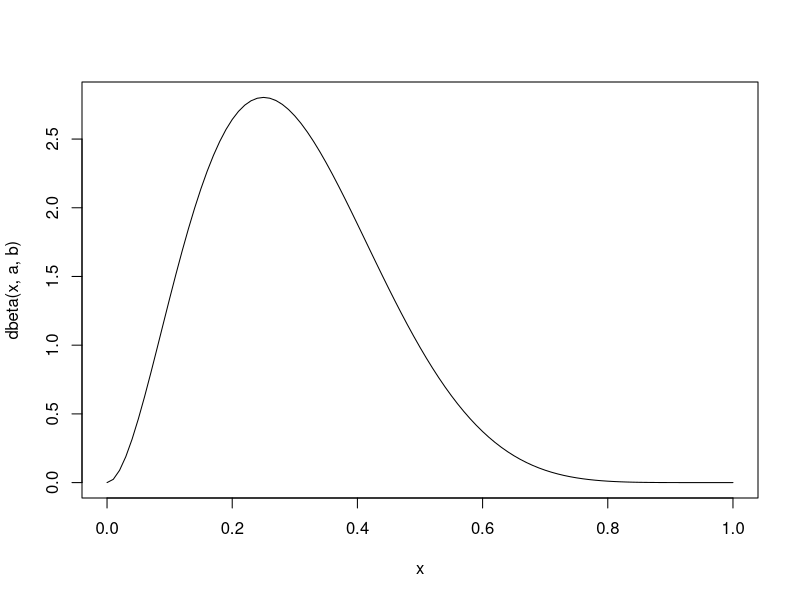
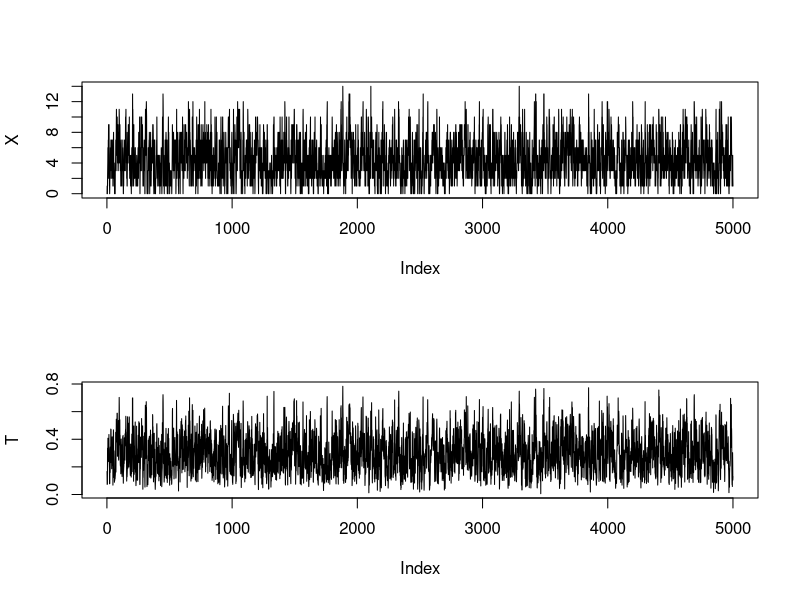
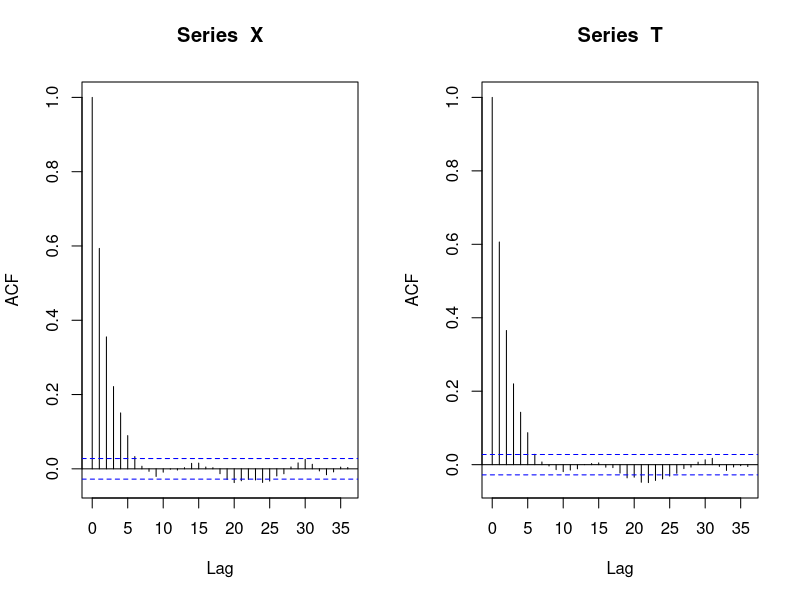
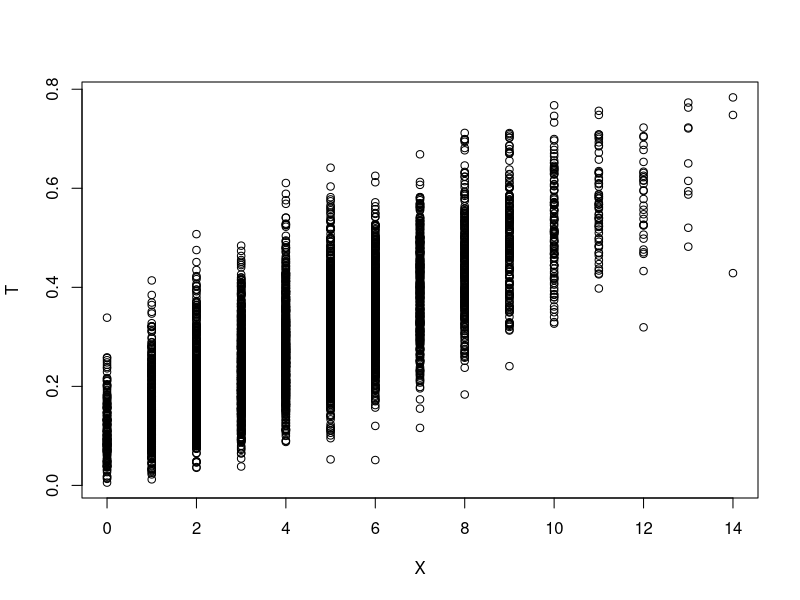
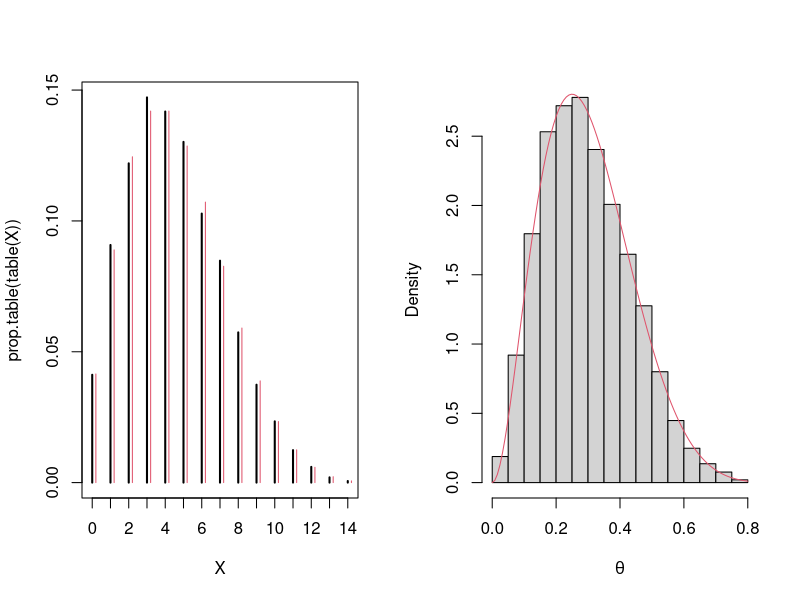
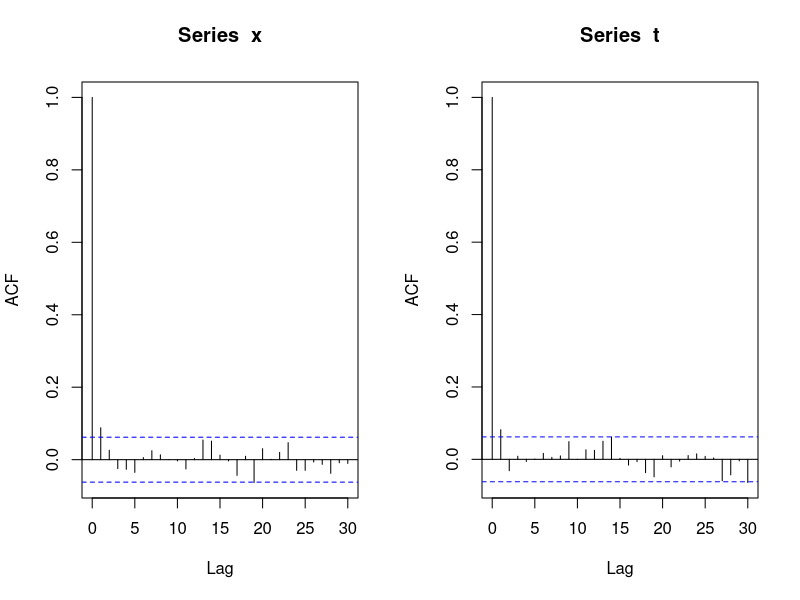
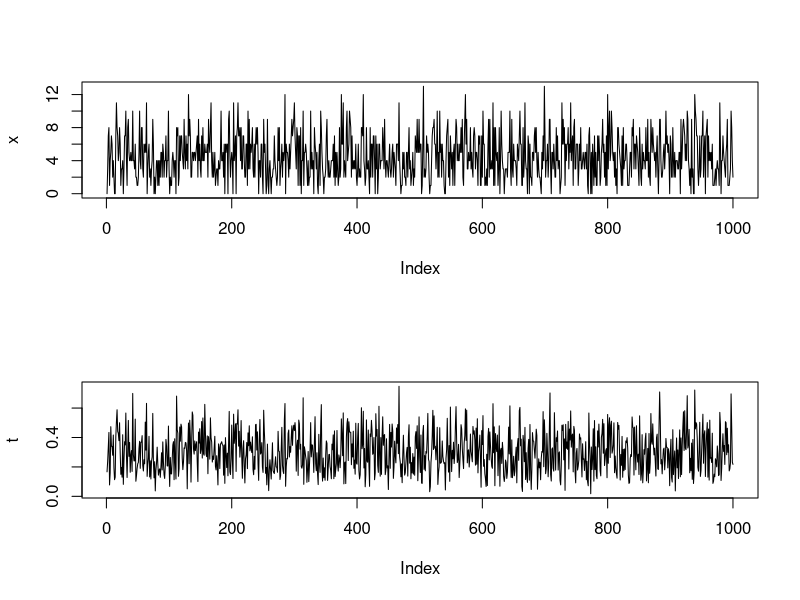
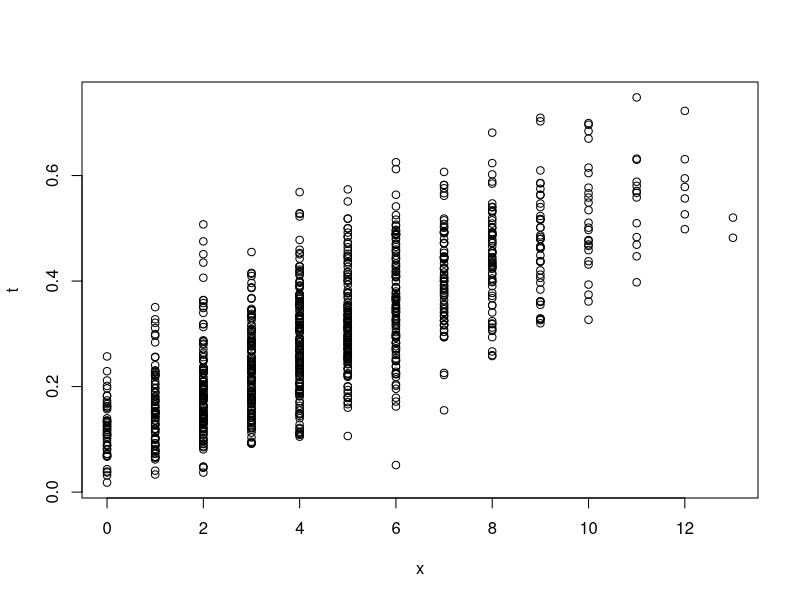

Source code (R) for these figures, in order: (Note: this script raises an error after producing the figures.)
##======================================================================
## Exemplo 7.2 do Casella e Robert - Beta-binomial
## X | theta ~ Bin(mu, theta)
## theta ~ Beta(a, b)

## Condicionais são
## X | theta ~ Bin(mu, theta)
## theta | X ~ Beta(x + a, n - x + b)

## Define constantes
N <- 5000
## Burnin
burn <- 1000
## Vetores para armazenar as amostras
T <- numeric(N)
X <- numeric(N)

## Aqui da para testar varios valores para ver o impacto da priori
a <- 3
b <- 7
curve(dbeta(x, a, b), from = 0, to = 1)

## Define valores
n <- 15
## Valores iniciais
T[1] <- rbeta(1, a, b)
X[1] <- rbinom(1, n, T[1])

## Amostrador de Gibbs
for (i in 2:N) {
    X[i] <- rbinom(1, n, T[i - 1])
    T[i] <- rbeta(1, X[i] + a, n - X[i] + b)
}

## Cadeias (mude os valores iniciais para ver convergencia)
par(mfrow = c(2, 1))
plot(X, type = "l")
plot(T, type = "l")
par(mfrow = c(1, 2))

## Correlacao entre os valores
acf(X)
acf(T)
par(mfrow = c(1, 1))
## Conjunta
plot(X, T)

## Integrando a conjunta em relação a theta, chega na marginal de X, que
## é uma Beta-Binomial
betabinom <- function(x, a, b, n) {
    choose(n, x) * (gamma(a + b)/(gamma(a) * gamma(b))) *
        ((gamma(x + a) * gamma(n - x + b))/
        gamma(a + b + n))
}

## Compara amostra com distribuicoes teoricas
par(mfrow = c(1, 2))
## A Beta-binomial é uma distribuição discreta
plot(prop.table(table(X)), type = "h")
points((0:14) + 0.2,
       betabinom(x = 0:14, a = a, b = b, n = n), type = "h", col = 2)
hist(T, freq = FALSE, main = "", xlab = expression(theta))
curve(dbeta(x, a, b), add = TRUE, col = 2)
par(mfrow = c(1, 1))

## Fazendo o thinning
x <- X[seq(1, length(X), 5)]
t <- T[seq(1, length(T), 5)]

## Correlacao entre os valores
par(mfrow = c(1, 2))
acf(x)
acf(t)
par(mfrow = c(2, 1))

## Cadeias (mude os valores iniciais para ver convergencia)
par(mfrow = c(2, 1))
plot(x, type = "l")
plot(t, type = "l")
par(mfrow = c(1, 1))

## Conjunta
plot(x, t)

## Compara amostra com distribuicoes teoricas
par(mfrow = c(1, 2))
## A Beta-binomial é uma distribuição discreta
plot(prop.table(table(x)), type = "h")
points((0:14) + 0.2,
       betabinom(x = 0:14, a = a, b = b, n = n), type = "h", col = 2)
hist(t, freq = FALSE, main = "", xlab = expression(theta))
curve(dbeta(x, a, b), add = TRUE, col = 2)
par(mfrow = c(1, 1))
##======================================================================

##======================================================================
## Exemplo de Rizzo, pg. 320
## Example 11.10 (Gibbs sampler: Bivariate distribution)

## Define constantes
N <- 5000
## Burnin
burn <- 1000
## Matriz para armazenar as amostras
X <- matrix(0, N, 2)

## Define parametros da Normal bivariada
rho <- -.75
mu1 <- 0
mu2 <- 2
sigma1 <- 1
sigma2 <- .5
s1 <- sqrt(1-rho^2)*sigma1
s2 <- sqrt(1-rho^2)*sigma2

## Gera a cadeia

## Valores iniciais
X[1, ] <- c(mu1, mu2)

for (i in 2:N) {
    x2 <- X[i-1, 2]
    m1 <- mu1 + rho * (x2 - mu2) * sigma1/sigma2
    X[i, 1] <- rnorm(1, m1, s1)
    x1 <- X[i, 1]
    m2 <- mu2 + rho * (x1 - mu1) * sigma2/sigma1
    X[i, 2] <- rnorm(1, m2, s2)
}

## Cadeias (mude os valores iniciais para ver convergencia)
matplot(X, type = "l")
## Correlacao entre os valores
acf(X[,1])
acf(X[,2])
## Conjunta
plot(X, main = "", xlab = bquote(X[1]),
     ylab = bquote(X[2]), ylim = range(X[, 2]))

## Descarta os primeiros 1000 valores
b <- burn + 1
x <- X[b:N, ]

matplot(x, type = "l")
## Nao elimina o problema de autocorrelacao
acf(x[,1])
acf(x[,2])
## Conjunta
plot(x, main = "", xlab = bquote(X[1]),
     ylab = bquote(X[2]), ylim = range(x[, 2]))

## Compara estatisticas
colMeans(x)
cov(x)
cor(x)
##======================================================================

##======================================================================
## Exemplo 3.4
## Y ~ N(mu, sigma^2)   com tau = sigma^{-2}
## mu ~ N(0, s^2)       com tau_0 = s^{-2}
## tau ~ Gama(a,b)

## Condicionais são
## mu | tau ~ N(m, C)
## tau | mu ~ Gama(a + n/2, b + 1/2 sum((y_i - mu)^2))
## Onde:
## m = C\bar{y}
## C = 1/(n\tau + tau_0)

## Define constantes
N <- 5000
## Burnin
burn <- 1000
## Matriz para armazenar as amostras
X <- matrix(0, N, 2)

## Simula valores
set.seed(2)
y <- rnorm(30, 0, 1)
mean(y)
var(y)

## Define parametros
ybar <- mean(y)
n <- length(y)
tau0 <- 1
## Aqui da para testar varios valores para ver o impacto da priori
a <- 2
b <- 2
curve(dgamma(x, a, b), from = 0, to = 5)

## Gera a cadeia

## Valores iniciais
X[1, ] <- c(0, 1)
for (i in 2:N) {
    tau.iter <- X[i - 1, 2]
    C <- 1/(n * tau.iter + tau0)
    m <- C * ybar
    X[i, 1] <- rnorm(1, m, sqrt(C))
    mu.iter <- X[i, 1]
    X[i, 2] <- rgamma(1, a + n/2, b + sum((y - mu.iter)^2)/2)
}

## Cadeias (mude os valores iniciais para ver convergencia)
matplot(X, type = "l")

## Correlacao entre os valores
acf(X[,1])
acf(X[,2])
## Conjunta
plot(X, main = "", xlab = bquote(X[1]),
     ylab = bquote(X[2]), ylim = range(X[, 2]))
abline(v = 0, h = 1, lty = 2, col = 2)

## Descarta os primeiros 1000 valores
burn <- burn + 1
x <- X[burn:N, ]

matplot(x, type = "l")
acf(x[,1])
acf(x[,2])
## Conjunta
plot(x, main = "", xlab = bquote(X[1]),
     ylab = bquote(X[2]), ylim = range(x[, 2]))
abline(v = 0, h = 1, lty = 2, col = 2)

## Compara estatisticas
colMeans(x)

## Compara amostra com distribuicoes teoricas
par(mfrow = c(1, 2))
hist(x[,1], freq = FALSE, main = "", xlab = expression(mu))
curve(dnorm(x, ybar/(n * 1 + tau0), sqrt(1/(n * 1 + tau0))),
      add = TRUE, col = 2)
hist(x[,2], freq = FALSE, main = "", xlab = expression(sigma^2))
curve(dgamma(x, a + n/2, b + sum((y - 0)^2)/2),
      add = TRUE, col = 2)
par(mfrow = c(1, 1))

##======================================================================

##======================================================================
## Exemplo 3.1 - Stuart Coles
## Y ~ N(mu, sigma^2)   com tau = sigma^{-2}
## mu ~ N(mu_0, s^2)    com tau_0 = s^{-2}
## tau ~ Gama(a,b)

## Condicionais são
## mu | sigma^2 ~ N(m, C)
## tau | mu ~ Gama(a + n/2, b + 1/2 sum((y_i - mu)^2))
## Onde:
## m = C \tau sum(x_i) + \mu_0 \tau_0
## C = 1/(n\tau + \tau_0)

## Define constantes
N <- 5000
## Burnin
burn <- 1000
## Matriz para armazenar as amostras
X <- matrix(0, N, 2)

## Simula valores
set.seed(2)
y <- rnorm(30, 0, 1)

## Define parametros
ysum <- sum(y)
n <- length(y)

## Prioris
mu0 <- 0
tau0 <- 1
## Aqui da para testar varios valores para ver o impacto da priori
a <- 2
b <- 2
curve(dgamma(x, a, b), from = 0, to = 5)

## Gera a cadeia

## Valores iniciais
X[1, ] <- c(0, 1)
for (i in 2:N) {
    tau.iter <- X[i - 1, 2]
    C <- 1/(n * tau.iter + tau0)
    m <- C * (tau.iter * ysum + mu0 * tau0)
    X[i, 1] <- rnorm(1, m, sqrt(C))
    mu.iter <- X[i, 1]
    X[i, 2] <- rgamma(1, a + n/2, b + sum((y - mu.iter)^2)/2)
}

## Cadeias (mude os valores iniciais para ver convergencia)
matplot(X, type = "l")

## Correlacao entre os valores
acf(X[,1])
acf(X[,2])
## Conjunta
plot(X, main = "", xlab = bquote(X[1]),
     ylab = bquote(X[2]), ylim = range(X[, 2]))
abline(v = 0, h = 1, lty = 2, col = 2)

## Descarta os primeiros 1000 valores
burn <- burn + 1
x <- X[burn:N, ]

matplot(x, type = "l")
acf(x[,1])
acf(x[,2])
## Conjunta
plot(x, main = "", xlab = bquote(X[1]),
     ylab = bquote(X[2]), ylim = range(x[, 2]))
abline(v = 0, h = 1, lty = 2, col = 2)

## Compara estatisticas
colMeans(x)

## Compara amostra com distribuicoes teoricas
par(mfrow = c(1, 2))
hist(x[,1], freq = FALSE, main = "", xlab = expression(mu))
C <- 1/(n * tau + tau0)
m <- C * (tau * ysum + mu0 * tau0)
curve(dnorm(x, m, sqrt(C)), add = TRUE, col = 2)
hist(x[,2], freq = FALSE, main = "", xlab = expression(sigma^2))
curve(dgamma(x, a + n/2, b + sum((y - 0)^2)/2),
      add = TRUE, col = 2)
par(mfrow = c(1, 1))
##======================================================================
